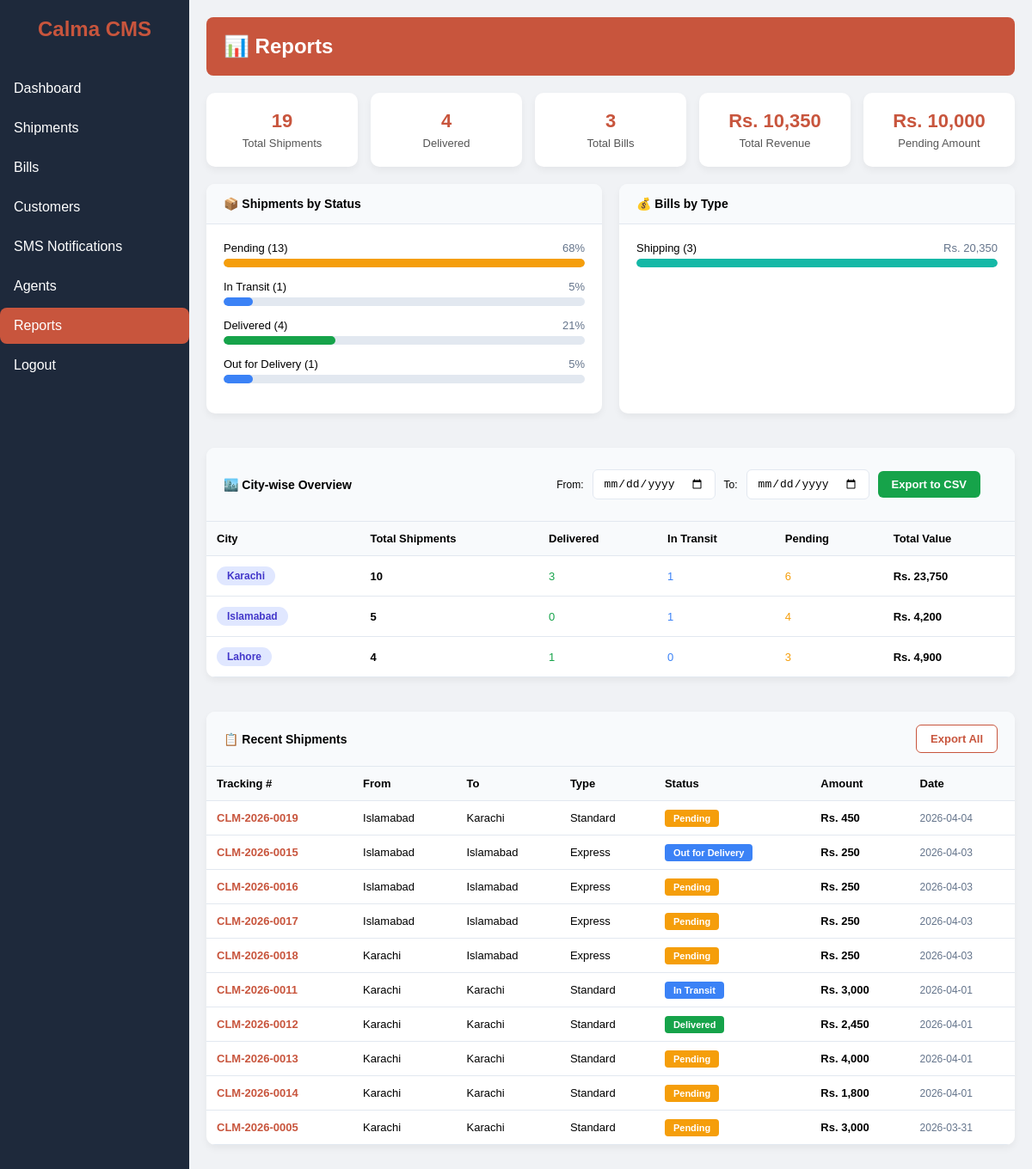
Page /dashboard_php/reports.php (signed in) on the committed database.
### tables this page shows
CREATE TABLE `shipments` (
  `id` int(11) NOT NULL,
  `user_id` int(11) NOT NULL,
  `tracking_number` varchar(50) NOT NULL,
  `sender_name` varchar(100) NOT NULL,
  `sender_phone` varchar(20) NOT NULL,
  `sender_city` varchar(50) NOT NULL,
  `sender_address` text DEFAULT NULL,
  `sender_email` varchar(100) DEFAULT NULL,
  `receiver_name` varchar(100) NOT NULL,
  `receiver_phone` varchar(20) NOT NULL,
  `receiver_city` varchar(50) NOT NULL,
  `receiver_address` text DEFAULT NULL,
  `receiver_email` varchar(100) DEFAULT NULL,
  `type` enum('Standard','Express','Overnight') DEFAULT 'Standard',
  `weight` decimal(10,2) DEFAULT NULL,
  `status` enum('Pending','In Transit','Delivered','Returned','Out for Delivery') DEFAULT 'Pending',
  `booked_date` date DEFAULT curdate(),
  `delivery_date` date DEFAULT NULL,
  `delivered_date` timestamp NULL DEFAULT NULL,
  `agent_id` int(11) DEFAULT NULL,
  `amount` decimal(10,2) DEFAULT 0.00,
  `paid_amount` decimal(10,2) DEFAULT 0.00,
  `payment_status` enum('Unpaid','Partial','Paid') DEFAULT 'Unpaid',
  `notes` text DEFAULT NULL,
  `created_by` varchar(50) DEFAULT NULL,
  `created_at` timestamp NOT NULL DEFAULT current_timestamp(),
  `updated_at` timestamp NOT NULL DEFAULT current_timestamp() ON UPDATE current_timestamp()
);

### dashboard_php/reports.php (the view, shortened to what this page needs)
<?php
$connect = mysqli_connect("localhost", "root", "", "courier_management");
$user_type = $_SESSION['user_type'];
$shipment_where = "WHERE 1=1";
$bill_where = "WHERE 1=1";
$stats_query = "SELECT
    (SELECT COUNT(*) FROM shipments $shipment_where) as total_shipments,
    (SELECT COUNT(*) FROM shipments $shipment_where AND status='Delivered') as delivered_shipments,
    (SELECT COUNT(*) FROM bills $bill_where) as total_bills,
    (SELECT SUM(paid) FROM bills $bill_where AND status='Paid') as total_revenue,
    (SELECT SUM(amount-paid) FROM bills $bill_where AND status!='Paid') as pending_amount";
$stats_result = mysqli_query($connect, $stats_query);
$stats = mysqli_fetch_assoc($stats_result);
$shipment_status_query = "SELECT status, COUNT(*) as count FROM shipments $shipment_where GROUP BY status";
$shipment_status_result = mysqli_query($connect, $shipment_status_query);
$shipment_status = [];
while ($row = mysqli_fetch_assoc($shipment_status_result)) {
    $shipment_status[] = $row;
}
$bills_type_query = "SELECT type, COUNT(*) as count, SUM(amount) as total, SUM(paid) as paid FROM bills $bill_where GROUP BY type";
$bills_type_result = mysqli_query($connect, $bills_type_query);
$bills_type = [];
while ($row = mysqli_fetch_assoc($bills_type_result)) {
    $bills_type[] = $row;
}
$city_query = "SELECT sender_city as city, COUNT(*) as total,
               SUM(status='Delivered') as delivered,
               SUM(status='In Transit' OR status='Out for Delivery') as transit,
               SUM(status='Pending') as pending,
               SUM(amount) as value
               FROM shipments $shipment_where GROUP BY sender_city ORDER BY total DESC";
$city_result = mysqli_query($connect, $city_query);
$city_data = [];
while ($row = mysqli_fetch_assoc($city_result)) {
    $city_data[] = $row;
}
$recent_query = "SELECT * FROM shipments $shipment_where ORDER BY booked_date DESC LIMIT 10";
$recent_result = mysqli_query($connect, $recent_query);
$recent_shipments = [];
while ($row = mysqli_fetch_assoc($recent_result)) {
    $recent_shipments[] = $row;
}
?>
<!DOCTYPE html>
<html lang="en">
<head>
</head>
<body>
<div class="layout">
  <div class="sidebar" id="sidebar">
    <h2>Calma CMS</h2>
    <ul>
      <li><a href="index.php" class="<?php echo basename($_SERVER['PHP_SELF']) == 'index.php' ? 'active' : ''; ?>">Dashboard</a></li>
      <?php if($user_type !== 'user'): ?>
      <li><a href="shipments.php" class="<?php echo basename($_SERVER['PHP_SELF']) == 'shipments.php' ? 'active' : ''; ?>">Shipments</a></li>
      <li><a href="bills.php" class="<?php echo basename($_SERVER['PHP_SELF']) == 'bills.php' ? 'active' : ''; ?>">Bills</a></li>
      <li><a href="customers.php" class="<?php echo basename($_SERVER['PHP_SELF']) == 'customers.php' ? 'active' : ''; ?>">Customers</a></li>
      <li><a href="sms.php" class="<?php echo basename($_SERVER['PHP_SELF']) == 'sms.php' ? 'active' : ''; ?>">SMS Notifications</a></li>
      <?php endif; ?>
      <?php if($user_type === 'admin'): ?>
      <li><a href="agents.php" class="<?php echo basename($_SERVER['PHP_SELF']) == 'agents.php' ? 'active' : ''; ?>">Agents</a></li>
      <li><a href="reports.php" class="<?php echo basename($_SERVER['PHP_SELF']) == 'reports.php' ? 'active' : ''; ?>">Reports</a></li>
      <?php endif; ?>
      <li><a href="logout.php" class="<?php echo basename($_SERVER['PHP_SELF']) == 'logout.php' ? 'active' : ''; ?>">Logout</a></li>
    </ul>
  </div>
  <div class="main">
    <header class="header">
      <div style="display:flex;align-items:center;gap:10px;">
        <span class="page-title">📊 Reports</span>
      </div>
    </header>
    <div class="stats-grid">
      <div class="stat-card">
        <div class="stat-val"><?php echo $stats['total_shipments'] ?? 0; ?></div>
        <div class="stat-lbl">Total Shipments</div>
      </div>
      <div class="stat-card">
        <div class="stat-val"><?php echo $stats['delivered_shipments'] ?? 0; ?></div>
        <div class="stat-lbl">Delivered</div>
      </div>
      <div class="stat-card">
        <div class="stat-val"><?php echo $stats['total_bills'] ?? 0; ?></div>
        <div class="stat-lbl">Total Bills</div>
      </div>
      <div class="stat-card">
        <div class="stat-val">Rs. <?php echo number_format($stats['total_revenue'] ?? 0); ?></div>
        <div class="stat-lbl">Total Revenue</div>
      </div>
      <div class="stat-card">
        <div class="stat-val">Rs. <?php echo number_format($stats['pending_amount'] ?? 0); ?></div>
        <div class="stat-lbl">Pending Amount</div>
      </div>
    </div>
    <div class="grid2">
      <div class="card">
        <div class="card-header">
          <span class="card-title">📦 Shipments by Status</span>
        </div>
        <div class="card-body">
          <?php
          $total_ships = array_sum(array_column($shipment_status, 'count'));
          $max = !empty($shipment_status) ? max(array_column($shipment_status, 'count')) : 0;
          $colors = ['Pending' => 'fill-amber', 'In Transit' => 'fill-blue', 'Out for Delivery' => 'fill-blue', 'Delivered' => 'fill-green', 'Returned' => 'fill-red'];
          ?>
          <?php if (empty($shipment_status)): ?>
            <p style="text-align:center;padding:40px;color:#64748b;">No shipments found</p>
          <?php else: ?>
          <?php foreach ($shipment_status as $row):
            $pct = $max > 0 ? round($row['count'] / $max * 100) : 0;
            $color = $colors[$row['status']] ?? 'fill-teal';
          ?>
          <div class="progress-row">
            <div class="progress-labels">
              <span><?php echo htmlspecialchars($row['status']); ?> (<?php echo $row['count']; ?>)</span>
              <span style="color:#64748b;"><?php echo $total_ships > 0 ? round($row['count'] / $total_ships * 100) : 0; ?>%</span>
            </div>
            <div class="progress-track"><div class="progress-fill <?php echo $color; ?>" style="width:<?php echo $pct; ?>%"></div></div>
          </div>
          <?php endforeach; ?>
          <?php endif; ?>
        </div>
      </div>
      <div class="card">
        <div class="card-header">
          <span class="card-title">💰 Bills by Type</span>
        </div>
        <div class="card-body">
          <?php
          $max = !empty($bills_type) ? max(array_column($bills_type, 'count')) : 0;
          ?>
          <?php if (empty($bills_type)): ?>
            <p style="text-align:center;padding:40px;color:#64748b;">No bills found</p>
          <?php else: ?>
          <?php foreach ($bills_type as $row):
            $pct = $max > 0 ? round($row['count'] / $max * 100) : 0;
          ?>
          <div class="progress-row">
            <div class="progress-labels">
              <span><?php echo htmlspecialchars($row['type']); ?> (<?php echo $row['count']; ?>)</span>
              <span style="color:#64748b;">Rs. <?php echo number_format($row['total']); ?></span>
            </div>
            <div class="progress-track"><div class="progress-fill fill-teal" style="width:<?php echo $pct; ?>%"></div></div>
          </div>
          <?php endforeach; ?>
          <?php endif; ?>
        </div>
      </div>
      <div class="card" style="grid-column:1/3;">
        <div class="card-header">
          <span class="card-title">🏙️ City-wise Overview</span>
          <form method="GET" class="filter-bar" style="padding:10px 20px;border:none;">
            <label style="font-size:12px;">From:</label>
            <input type="date" name="from_date">
            <label style="font-size:12px;">To:</label>
            <input type="date" name="to_date">
            <button type="submit" class="btn btn-success">Export to CSV</button>
          </form>
        </div>
        <div class="table-wrap">
          <table class="data-table">
            <thead>
              <tr>
                <th>City</th>
                <th>Total Shipments</th>
                <th>Delivered</th>
                <th>In Transit</th>
                <th>Pending</th>
                <th>Total Value</th>
              </tr>
            </thead>
            <tbody>
              <?php if (empty($city_data)): ?>
              <tr><td colspan="6" style="text-align:center;padding:40px;color:#64748b;">No data available</td></tr>
              <?php else: ?>
                <?php foreach ($city_data as $row): ?>
                <tr>
                  <td><span class="city-pill"><?php echo htmlspecialchars($row['city']); ?></span></td>
                  <td style="font-weight:600;"><?php echo $row['total']; ?></td>
                  <td style="color:#16a34a;"><?php echo $row['delivered'] ?? 0; ?></td>
                  <td style="color:#3b82f6;"><?php echo $row['transit'] ?? 0; ?></td>
                  <td style="color:#f59e0b;"><?php echo $row['pending'] ?? 0; ?></td>
                  <td style="font-weight:600;">Rs. <?php echo number_format($row['value'] ?? 0); ?></td>
                </tr>
                <?php endforeach; ?>
              <?php endif; ?>
            </tbody>
          </table>
        </div>
      </div>
      <div class="card" style="grid-column:1/3;">
        <div class="card-header">
          <span class="card-title">📋 Recent Shipments</span>
          <a href="?export=shipments" class="btn btn-outline">Export All</a>
        </div>
        <div class="table-wrap">
          <table class="data-table">
            <thead>
              <tr>
                <th>Tracking #</th>
                <th>From</th>
                <th>To</th>
                <th>Type</th>
                <th>Status</th>
                <th>Amount</th>
                <th>Date</th>
              </tr>
            </thead>
            <tbody>
              <?php if (empty($recent_shipments)): ?>
              <tr><td colspan="7" style="text-align:center;padding:40px;color:#64748b;">No shipments found</td></tr>
              <?php else: ?>
                <?php foreach ($recent_shipments as $s):
                  $badge_class = 'b-pending';
                  if ($s['status'] === 'Delivered') $badge_class = 'b-delivered';
                  elseif ($s['status'] === 'In Transit' || $s['status'] === 'Out for Delivery') $badge_class = 'b-transit';
                  elseif ($s['status'] === 'Returned') $badge_class = 'b-returned';
                ?>
                <tr>
                  <td style="font-weight:600;color:#c8553d;"><?php echo htmlspecialchars($s['tracking_number']); ?></td>
                  <td><?php echo htmlspecialchars($s['sender_city']); ?></td>
                  <td><?php echo htmlspecialchars($s['receiver_city']); ?></td>
                  <td><?php echo htmlspecialchars($s['type']); ?></td>
                  <td><span class="badge <?php echo $badge_class; ?>"><?php echo htmlspecialchars($s['status']); ?></span></td>
                  <td style="font-weight:600;">Rs. <?php echo number_format($s['amount']); ?></td>
                  <td style="color:#64748b;font-size:12px;"><?php echo $s['booked_date']; ?></td>
                </tr>
                <?php endforeach; ?>
              <?php endif; ?>
            </tbody>
          </table>
        </div>
      </div>
    </div>
  </div>
</div>
</body>
</html>

### dashboard_php/reports.php (style rules this page uses)
* { margin:0;padding:0;box-sizing:border-box; }
body { font-family:Arial,sans-serif;background:#f0f2f5; }
.layout { display:flex;min-height:100vh; }
.sidebar { width:220px;background:#1e293b;color:white;flex-shrink:0;transition:all 0.3s ease; }
.sidebar h2 { color:#c8553d;text-align:center;margin:20px 0; }
.sidebar ul { list-style:none;padding:10px 0; }
.sidebar ul li { margin:4px 0; }
.sidebar ul li a { color:white;text-decoration:none;display:block;padding:12px 16px;border-radius:8px;transition:all 0.2s; }
.sidebar ul li a.active { background:#c8553d; }
.main { flex:1;padding:20px; }
.header { display:flex;justify-content:space-between;align-items:center;background:#c8553d;color:white;padding:20px;border-radius:8px;margin-bottom:20px; }
.page-title { font-size:24px;font-weight:700;color:white; }
.stats-grid { display:flex;gap:15px;flex-wrap:wrap;margin-bottom:20px; }
.stat-card { flex:1 1 150px;background:white;padding:20px;border-radius:10px;text-align:center;box-shadow:0 4px 8px rgba(0,0,0,0.05); }
.stat-val { font-size:22px;font-weight:700;color:#c8553d;margin-bottom:5px; }
.stat-lbl { font-size:13px;color:#555; }
.card { background:white;border-radius:10px;box-shadow:0 4px 8px rgba(0,0,0,0.05);margin-bottom:20px;overflow:hidden; }
.card-header { background:#f8fafc;padding:15px 20px;border-bottom:1px solid #e2e8f0;display:flex;justify-content:space-between;align-items:center; }
.card-title { font-weight:600;font-size:14px; }
.card-body { padding:20px; }
.grid2 { display:grid;grid-template-columns:repeat(2,1fr);gap:20px; }
.table-wrap { overflow-x:auto; }
.data-table { width:100%;border-collapse:collapse; }
.data-table th,.data-table td { padding:12px;text-align:left;border-bottom:1px solid #e2e8f0;font-size:13px; }
.data-table th { background:#f8fafc;font-weight:600; }
.progress-row { margin-bottom:15px; }
.progress-labels { display:flex;justify-content:space-between;margin-bottom:5px;font-size:13px; }
.progress-track { height:10px;background:#e2e8f0;border-radius:5px;overflow:hidden; }
.progress-fill { height:100%;border-radius:5px; }
.fill-teal { background:#14b8a6; }
.fill-green { background:#16a34a; }
.fill-blue { background:#3b82f6; }
.fill-amber { background:#f59e0b; }
.btn { padding:8px 16px;border:none;border-radius:6px;cursor:pointer;font-size:13px;font-weight:600;text-decoration:none;display:inline-block; }
.btn-outline { background:white;border:1px solid #c8553d;color:#c8553d; }
.btn-success { background:#16a34a;color:white; }
.filter-bar { display:flex;gap:10px;padding:15px 20px;background:#f8fafc;border-bottom:1px solid #e2e8f0;flex-wrap:wrap;align-items:center; }
.filter-bar input,.filter-bar select { padding:8px 12px;border:1px solid #e2e8f0;border-radius:6px;font-size:13px; }
.badge { padding:4px 10px;border-radius:4px;font-size:11px;color:white;font-weight:600; }
.b-pending { background:#f59e0b; }
.b-transit { background:#3b82f6; }
.b-delivered { background:#16a34a; }
.city-pill { display:inline-block;padding:4px 12px;background:#e0e7ff;color:#4338ca;border-radius:20px;font-size:12px;font-weight:600; }

### rows in the picture
shipments: tracking_number "CLM-2026-0019", sender_city "Islamabad", receiver_city "Karachi", type "Standard", status "Pending", amount "450", booked_date "2026-04-04"
shipments: tracking_number "CLM-2026-0015", sender_city "Islamabad", receiver_city "Islamabad", type "Express", status "Out for Delivery", amount "250", booked_date "2026-04-03"
shipments: tracking_number "CLM-2026-0016", sender_city "Islamabad", receiver_city "Islamabad", type "Express", status "Pending", amount "250", booked_date "2026-04-03"
shipments: tracking_number "CLM-2026-0017", sender_city "Islamabad", receiver_city "Islamabad", type "Express", status "Pending", amount "250", booked_date "2026-04-03"
shipments: tracking_number "CLM-2026-0018", sender_city "Karachi", receiver_city "Islamabad", type "Express", status "Pending", amount "250", booked_date "2026-04-03"
shipments: tracking_number "CLM-2026-0011", sender_city "Karachi", receiver_city "Karachi", type "Standard", status "In Transit", amount "3,000", booked_date "2026-04-01"
shipments: tracking_number "CLM-2026-0012", sender_city "Karachi", receiver_city "Karachi", type "Standard", status "Delivered", amount "2,450", booked_date "2026-04-01"
shipments: tracking_number "CLM-2026-0013", sender_city "Karachi", receiver_city "Karachi", type "Standard", status "Pending", amount "4,000", booked_date "2026-04-01"
shipments: tracking_number "CLM-2026-0014", sender_city "Karachi", receiver_city "Karachi", type "Standard", status "Pending", amount "1,800", booked_date "2026-04-01"
shipments: tracking_number "CLM-2026-0005", sender_city "Karachi", receiver_city "Karachi", type "Standard", status "Pending", amount "3,000", booked_date "2026-03-31"

### other values in the picture
$stats['total_shipments'] "19"
$stats['delivered_shipments'] "4"
$stats['total_bills'] "3"
$stats['total_revenue'] "10,350"
$stats['pending_amount'] "10,000"
$row['status'] "Pending"
$row['count'] "13"
$row['count'] / $total_ships * 100 "68"
$row['status'] "In Transit"
$row['count'] "1"
$row['count'] / $total_ships * 100 "5"
$row['status'] "Delivered"
$row['count'] "4"
$row['count'] / $total_ships * 100 "21"
$row['status'] "Out for Delivery"
